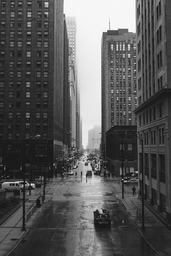
#> input picture images/city.bmp, 171 x 256 px, shrunk from 700 x 1050 before the run, given in place of 9x9test.png, which was not available
$ python morphologic.py
#> lines starting #> are read from the running program, lines starting #| are printed output that depends on the picture; after the words box and inside, x2 and y2 are one past the last pixel; in counts of white or black regions, pixels touching at a corner belong together; pictures that were not available may be replaced by others from this repository, and a replacement may not be noted
import cv2 as cv
import numpy as np
import math
import matplotlib.pyplot as plt
import matplotlib.image as mpimg

flat3 = np.matrix([[1, 1, 1],
				   [1, 1, 1],
				   [1, 1, 1]], np.int8)

boule3 = np.matrix([[0, 1, 0],
				    [1, 1, 1],
				    [0, 1, 0]], np.int8)

def erosion(img, mat):

	out = np.zeros(img.shape)

	for i in range( 0, img.shape[0] ):
		for j in range ( 0, img.shape[1] ):

			v = None
			k0 = math.floor(mat.shape[0]/2)
			k1 = math.floor(mat.shape[1]/2)

			if ( i >= k0 and i < img.shape[0] - k0 ):

				if ( j >= k1 and j < img.shape[1] - k1 ):

					for x in range (0, mat.shape[0]):
						for y in range (0, mat.shape[1]):

							if (mat[x,y] == 1):
								if (v == None or v > img[ i + x - 1, j + y - 1 ]):
									v = img[ i + x - 1, j + y - 1 ]

				elif ( j < k1):

					for x in range (0, mat.shape[0]):
						for y in range (k1 - j, mat.shape[1]):

							if (mat[x,y] == 1):
								if (v == None or v > img[ i + x - 1, j + y - 1 ]):
									v = img[ i + x - 1, j + y - 1 ]

				elif (j >= img.shape[1] - k1):

					for x in range (0, mat.shape[0]):
						for y in range (0, img.shape[1] - j + k1):

							if (mat[x,y] == 1):
								if (v == None or v > img[ i + x - 1, j + y - 1 ]):
									v = img[ i + x - 1, j + y - 1 ]

			###################################################################
			elif ( i < k0 ):

				if ( j >= k1 and j < img.shape[1] - k1):

					for x in range ( k0 - i, mat.shape[0]):
						for y in range (0, mat.shape[1]):

							if (mat[x,y] == 1):
								if (v == None or v > img[ i + x - 1, j + y - 1 ]):
									v = img[ i + x - 1, j + y - 1 ]

				elif ( j < k1):

					for x in range ( k0 - i, mat.shape[0]):
						for y in range (k1 - j, mat.shape[1]):

							if (mat[x,y] == 1):
								if (v == None or v > img[ i + x - 1, j + y - 1 ]):
									v = img[ i + x - 1, j + y - 1 ]

				elif (j >= img.shape[1] - k1):

					for x in range ( k0 - i, mat.shape[0]):
						for y in range (0, img.shape[1] - j + k1):

							if (mat[x,y] == 1):
								if (v == None or v > img[ i + x - 1, j + y - 1 ]):
									v = img[ i + x - 1, j + y - 1 ]

			####################################################################
			elif ( i >= img.shape[0] - k0):

				if ( j >= k1 and j < img.shape[1] - k1):

					for x in range (0, img.shape[0] - i + k0):
						for y in range (0, mat.shape[1]):

							if (mat[x,y] == 1):
								if (v == None or v > img[ i + x - 1, j + y - 1 ]):
									v = img[ i + x - 1, j + y - 1 ]

				elif ( j < k1):

					for x in range (0, img.shape[0] - i + k0):
						for y in range (k1 - j, mat.shape[1]):

							if (mat[x,y] == 1):
								if (v == None or v > img[ i + x - 1, j + y - 1 ]):
									v = img[ i + x - 1, j + y - 1 ]

				elif (j >= img.shape[1] - k1):

					for x in range (0, img.shape[0] - i + k0):
						for y in range (0, img.shape[1] - j + k1):

							if (mat[x,y] == 1):
								if (v == None or v > img[ i + x - 1, j + y - 1 ]):
									v = img[ i + x - 1, j + y - 1 ]

			out[i,j] = v

	return out

def dilatation(img, mat):

	out = np.zeros(img.shape)

	for i in range( 0, img.shape[0] ):
		for j in range ( 0, img.shape[1] ):

			v = None
			k0 = math.floor(mat.shape[0]/2)
			k1 = math.floor(mat.shape[1]/2)

			if ( i >= k0 and i < img.shape[0] - k0 ):

				if ( j >= k1 and j < img.shape[1] - k1 ):

					for x in range (0, mat.shape[0]):
						for y in range (0, mat.shape[1]):

							if (mat[x,y] == 1):
								if (v == None or v < img[ i + x - 1, j + y - 1 ]):
									v = img[ i + x - 1, j + y - 1 ]

				elif ( j < k1):

					for x in range (0, mat.shape[0]):
						for y in range (k1 - j, mat.shape[1]):

							if (mat[x,y] == 1):
								if (v == None or v < img[ i + x - 1, j + y - 1 ]):
									v = img[ i + x - 1, j + y - 1 ]

				elif (j >= img.shape[1] - k1):

					for x in range (0, mat.shape[0]):
						for y in range (0, img.shape[1] - j + k1):

							if (mat[x,y] == 1):
								if (v == None or v < img[ i + x - 1, j + y - 1 ]):
									v = img[ i + x - 1, j + y - 1 ]

			###################################################################
			elif ( i < k0 ):

				if ( j >= k1 and j < img.shape[1] - k1):

					for x in range ( k0 - i, mat.shape[0]):
						for y in range (0, mat.shape[1]):

							if (mat[x,y] == 1):
								if (v == None or v < img[ i + x - 1, j + y - 1 ]):
									v = img[ i + x - 1, j + y - 1 ]

				elif ( j < k1):

					for x in range ( k0 - i, mat.shape[0]):
						for y in range (k1 - j, mat.shape[1]):

							if (mat[x,y] == 1):
								if (v == None or v < img[ i + x - 1, j + y - 1 ]):
									v = img[ i + x - 1, j + y - 1 ]

				elif (j >= img.shape[1] - k1):

					for x in range ( k0 - i, mat.shape[0]):
						for y in range (0, img.shape[1] - j + k1):

							if (mat[x,y] == 1):
								if (v == None or v < img[ i + x - 1, j + y - 1 ]):
									v = img[ i + x - 1, j + y - 1 ]

			####################################################################
			elif ( i >= img.shape[0] - k0):

				if ( j >= k1 and j < img.shape[1] - k1):

					for x in range (0, img.shape[0] - i + k0):
						for y in range (0, mat.shape[1]):

							if (mat[x,y] == 1):
								if (v == None or v < img[ i + x - 1, j + y - 1 ]):
									v = img[ i + x - 1, j + y - 1 ]

				elif ( j < k1):

					for x in range (0, img.shape[0] - i + k0):
						for y in range (k1 - j, mat.shape[1]):

							if (mat[x,y] == 1):
								if (v == None or v < img[ i + x - 1, j + y - 1 ]):
									v = img[ i + x - 1, j + y - 1 ]

				elif (j >= img.shape[1] - k1):

					for x in range (0, img.shape[0] - i + k0):
						for y in range (0, img.shape[1] - j + k1):

							if (mat[x,y] == 1):
								if (v == None or v < img[ i + x - 1, j + y - 1 ]):
									v = img[ i + x - 1, j + y - 1 ]

			out[i,j] = v

	return out

def ouverture(img, mat):
	return dilatation(erosion(img,mat), mat)

def fermeture(img, mat):
	return erosion(dilatation(img,mat), mat)

def lantujoul(img, mat, n):

	i0 = img
	tmp = i0 - ouverture(i0, mat)

	for i in range (0, n):
		i0 = erosion(i0, mat)
		tmp += i0 - ouverture(i0, mat)

	return tmp

image = cv.imread(f"images/9x9test.png")
#> image is the input picture: shape (256, 171, 3); min 3, max 255, mean 87.9
image = cv.cvtColor(image, cv.COLOR_BGR2GRAY)
#> image: shape (256, 171)
ret,image = cv.threshold(image,127,255, cv.THRESH_BINARY)
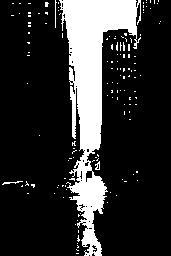
#> image: shape (256, 171); 18.7% white; 137 white regions (133 under 20 px), largest, box (x1, y1, x2, y2) and area: (59, 0, 141, 256) 7650, (2, 181, 23, 185) 31, (55, 0, 57, 28) 29, (95, 161, 100, 170) 26

eros = erosion(image, boule3)
#> after the loop in erosion, `for i in range( 0, img.shape[0] ):`: out: shape (256, 171) float64; 14.7% white; 24 white regions (19 under 20 px), largest, box (x1, y1, x2, y2) and area: (63, 0, 136, 228) 6054, (82, 229, 101, 256) 213, (71, 87, 75, 137) 100, (70, 68, 73, 80) 27, (87, 247, 93, 256) 23
dila = dilatation(image, boule3)
#> after the loop in dilatation, `for i in range( 0, img.shape[0] ):`: out: shape (256, 171) float64; 23.7% white; 70 white regions (56 under 20 px), largest, box (x1, y1, x2, y2) and area: (54, 0, 148, 256) 9454, (1, 180, 24, 186) 75, (20, 180, 36, 189) 58
ouve = ouverture(image, boule3)
#> in dilatation (call 2), `out = np.zeros(img.shape)`: out: shape (256, 171) float64; every value is 0
#> after the loop in dilatation (call 2), `for i in range( 0, img.shape[0] ):`:
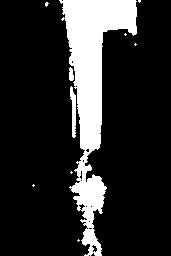
#> out: shape (256, 171) float64; 16.9% white; 10 white regions (7 under 20 px), largest, box (x1, y1, x2, y2) and area: (59, 0, 137, 256) 7097, (70, 86, 76, 138) 203, (69, 67, 74, 81) 55
ferm = fermeture(image, boule3)
#> after the loop in erosion (call 3), `for i in range( 0, img.shape[0] ):`:
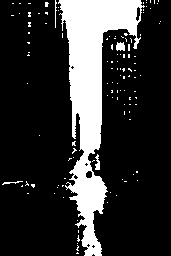
#> out: shape (256, 171) float64; 19.6% white; 117 white regions (112 under 20 px), largest, box (x1, y1, x2, y2) and area: (58, 0, 145, 256) 8020, (116, 42, 125, 51) 66, (95, 154, 100, 170) 52, (55, 0, 57, 28) 32, (2, 181, 23, 185) 31

fig = plt.figure(figsize = (9,6))
columns = 4
rows = 2

fig.add_subplot(rows, columns, 2)
plt.imshow(image, cmap='Greys_r', interpolation='nearest')
plt.axis('off')
plt.title('originale (9x9)')

fig.add_subplot(rows, columns, 3)
plt.imshow(boule3)
plt.axis('off')
plt.title('element structurant (3x3)')

fig.add_subplot(rows, columns, 5)
plt.imshow(dila, cmap='Greys_r', interpolation='nearest')
plt.axis('off')
plt.title('dilatation')

fig.add_subplot(rows, columns, 6)
plt.imshow(eros, cmap='Greys_r', interpolation='nearest')
plt.axis('off')
plt.title('erosion')

fig.add_subplot(rows, columns, 7)
plt.imshow(ouve, cmap='Greys_r', interpolation='nearest')
plt.axis('off')
plt.title('ouverture')

fig.add_subplot(rows, columns, 8)
plt.imshow(ferm, cmap='Greys_r', interpolation='nearest')
plt.axis('off')
plt.title('fermeture')

plt.show()
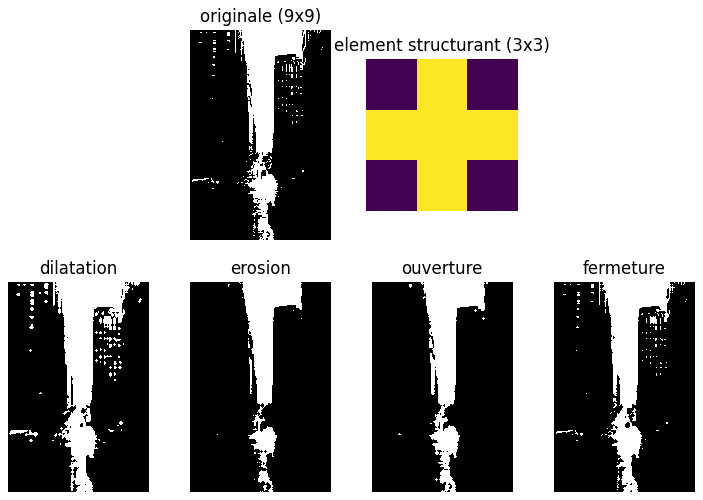
#> figure drawn by matplotlib, 6 panels

img = cv.imread(f"images/15x15test.png")
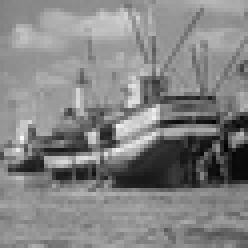
#> input picture images/boat.bmp, 62 x 62 px, shrunk from 256 x 256 before the run, given in place of 15x15test.png, which was not available (shown 4 times larger)
#> img is the input picture: shape (62, 62, 3); min 2, max 248, mean 131.4
img = cv.cvtColor(img, cv.COLOR_BGR2GRAY)
#> img: shape (62, 62)
ret,img = cv.threshold(img,127,255, cv.THRESH_BINARY)
#> img: shape (62, 62); 69.2% white; 40 black regions (37 under 20 px), largest, box (x1, y1, x2, y2) and area: (2, 12, 62, 49) 956, (46, 57, 62, 62) 64, (55, 13, 62, 20) 23

skel = lantujoul(img, boule3, 10)
#> after the loop in erosion (call 4), `for i in range( 0, img.shape[0] ):`: out: shape (62, 62) float64; 51.5% white; 14 black regions (12 under 20 px), largest, box (x1, y1, x2, y2) and area: (0, 1, 62, 62) 1748, (9, 59, 18, 62) 24
#> in dilatation (call 4), `out = np.zeros(img.shape)`: out: shape (62, 62) float64; every value is 0
#> after the loop in dilatation (call 4), `for i in range( 0, img.shape[0] ):`: out: shape (62, 62) float64; 64.7% white; 24 black regions (22 under 20 px), largest, box (x1, y1, x2, y2) and area: (0, 2, 62, 62) 1285, (34, 8, 39, 16) 20
#> in lantujoul, `tmp = i0 - ouverture(i0, mat)`: tmp: shape (62, 62) float64; 4.5% white in thin lines or dots, all inside (x1, y1, x2, y2) = (1, 11, 62, 62)
#> after the loop in lantujoul, `for i in range (0, n):`: i0: shape (62, 62) float64; 8.7% white; 1 white region, box (x1, y1, x2, y2) and area: (0, 0, 22, 27) 333
#> after the loop in lantujoul, `for i in range (0, n):`:
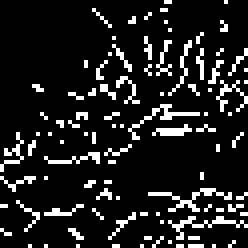
#> tmp: shape (62, 62) float64 (shown 4 times larger); 12.4% white in thin lines or dots

fig = plt.figure(figsize = (9,6))
columns = 2
rows = 1

fig.add_subplot(rows, columns, 1)
plt.imshow(img, cmap='Greys_r', interpolation='nearest')
plt.axis('off')
plt.title('originale')

fig.add_subplot(rows, columns, 2)
plt.imshow(skel, cmap='Greys_r', interpolation='nearest')
plt.axis('off')
plt.title('squelette')

plt.show()


image = cv.imread(f"images/boat.bmp")
image = cv.cvtColor(image, cv.COLOR_BGR2GRAY)

eros = erosion(image, boule3)
dila = dilatation(image, boule3)
ouve = ouverture(image, boule3)
ferm = fermeture(image, boule3)

fig = plt.figure(figsize = (9,6))
columns = 4
rows = 2

fig.add_subplot(rows, columns, 2)
plt.imshow(image, cmap='Greys_r', interpolation='nearest')
plt.axis('off')
plt.title('originale (9x9)')

fig.add_subplot(rows, columns, 3)
plt.imshow(boule3)
plt.axis('off')
plt.title('element structurant (3x3)')

fig.add_subplot(rows, columns, 5)
plt.imshow(dila, cmap='Greys_r', interpolation='nearest')
plt.axis('off')
plt.title('dilatation')

fig.add_subplot(rows, columns, 6)
plt.imshow(eros, cmap='Greys_r', interpolation='nearest')
plt.axis('off')
plt.title('erosion')

fig.add_subplot(rows, columns, 7)
plt.imshow(ouve, cmap='Greys_r', interpolation='nearest')
plt.axis('off')
plt.title('ouverture')

fig.add_subplot(rows, columns, 8)
plt.imshow(ferm, cmap='Greys_r', interpolation='nearest')
plt.axis('off')
plt.title('fermeture')

plt.show()
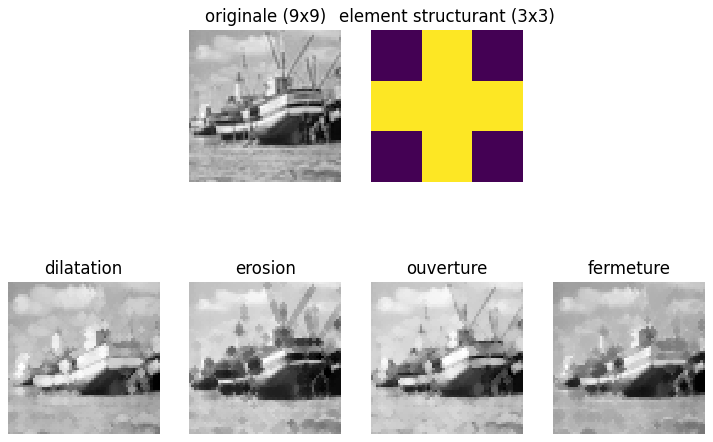
#> figure drawn by matplotlib, 6 panels
